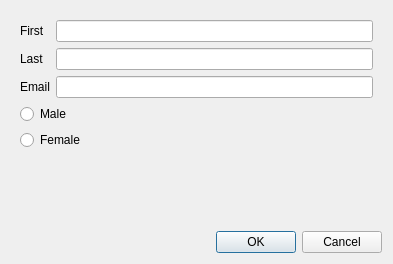
<?xml version="1.0" encoding="UTF-8"?>
<ui version="4.0">
 <class>Dialog</class>
 <widget class="QDialog" name="Dialog">
  <property name="geometry">
   <rect>
    <x>0</x>
    <y>0</y>
    <width>393</width>
    <height>264</height>
   </rect>
  </property>
  <property name="windowTitle">
   <string>Dialog</string>
  </property>
  <layout class="QVBoxLayout" name="verticalLayout">
   <item>
    <widget class="QStackedWidget" name="stackedWidget">
     <property name="currentIndex">
      <number>0</number>
     </property>
     <widget class="QWidget" name="page">
      <layout class="QVBoxLayout" name="verticalLayout_2">
       <item>
        <layout class="QGridLayout" name="gridLayout">
         <item row="0" column="0">
          <widget class="QLabel" name="label">
           <property name="text">
            <string>First</string>
           </property>
          </widget>
         </item>
         <item row="0" column="1">
          <widget class="QLineEdit" name="lineEdit"/>
         </item>
         <item row="1" column="0">
          <widget class="QLabel" name="label_2">
           <property name="text">
            <string>Last</string>
           </property>
          </widget>
         </item>
         <item row="1" column="1">
          <widget class="QLineEdit" name="lineEdit_2"/>
         </item>
         <item row="2" column="0">
          <widget class="QLabel" name="label_3">
           <property name="text">
            <string>Email</string>
           </property>
          </widget>
         </item>
         <item row="2" column="1">
          <widget class="QLineEdit" name="lineEdit_3"/>
         </item>
        </layout>
       </item>
       <item>
        <widget class="QRadioButton" name="radioButton">
         <property name="text">
          <string>Male</string>
         </property>
        </widget>
       </item>
       <item>
        <widget class="QRadioButton" name="radioButton_2">
         <property name="text">
          <string>Female</string>
         </property>
        </widget>
       </item>
       <item>
        <spacer name="verticalSpacer">
         <property name="orientation">
          <enum>Qt::Vertical</enum>
         </property>
         <property name="sizeHint" stdset="0">
          <size>
           <width>20</width>
           <height>40</height>
          </size>
         </property>
        </spacer>
       </item>
      </layout>
     </widget>
     <widget class="QWidget" name="page_2">
      <layout class="QVBoxLayout" name="verticalLayout_3">
       <item>
        <widget class="QLabel" name="label_4">
         <property name="text">
          <string>Notes</string>
         </property>
        </widget>
       </item>
       <item>
        <widget class="QPlainTextEdit" name="plainTextEdit"/>
       </item>
      </layout>
     </widget>
     <widget class="QWidget" name="page_3">
      <layout class="QVBoxLayout" name="verticalLayout_4">
       <item>
        <widget class="QFrame" name="frame">
         <property name="frameShape">
          <enum>QFrame::StyledPanel</enum>
         </property>
         <property name="frameShadow">
          <enum>QFrame::Raised</enum>
         </property>
         <widget class="QDateEdit" name="dateEdit">
          <property name="geometry">
           <rect>
            <x>220</x>
            <y>80</y>
            <width>110</width>
            <height>21</height>
           </rect>
          </property>
         </widget>
         <widget class="QLabel" name="label_5">
          <property name="geometry">
           <rect>
            <x>10</x>
            <y>80</y>
            <width>47</width>
            <height>13</height>
           </rect>
          </property>
          <property name="text">
           <string>Birthday</string>
          </property>
         </widget>
        </widget>
       </item>
      </layout>
     </widget>
    </widget>
   </item>
   <item>
    <widget class="QDialogButtonBox" name="buttonBox">
     <property name="standardButtons">
      <set>QDialogButtonBox::Cancel|QDialogButtonBox::Ok</set>
     </property>
    </widget>
   </item>
  </layout>
 </widget>
 <resources/>
 <connections/>
</ui>
